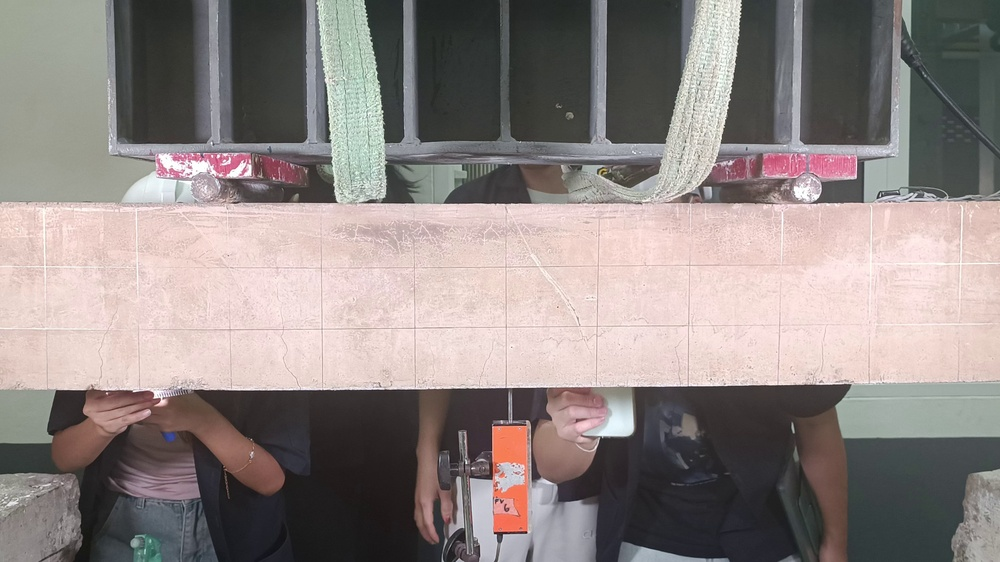
#> input picture code/images/frame_0013.jpg, 1000 x 562 px, shrunk from 3840 x 2160 before the run
$ python 11_image_processing_with_filter.py
#> lines starting #> are read from the running program, lines starting #| are printed output that depends on the picture
#Example of applying a filter to an image
from skimage.filters import sobel
from skimage.color import rgb2gray
from skimage import io
from skimage import color
from matplotlib import pyplot as plt


# Define the show_image function
def show_image(image, title):
    plt.figure(figsize=(8, 6))
    plt.imshow(image, cmap='gray')
    plt.title(title)
    plt.axis('off')
    plt.show()

# Load the image
crack_image = io.imread('../images/frame_0013.jpg')
#> crack_image is the input picture: shape (562, 1000, 3); mean R, G, B 143.1, 133.8, 131.4

grayscale = rgb2gray(crack_image)
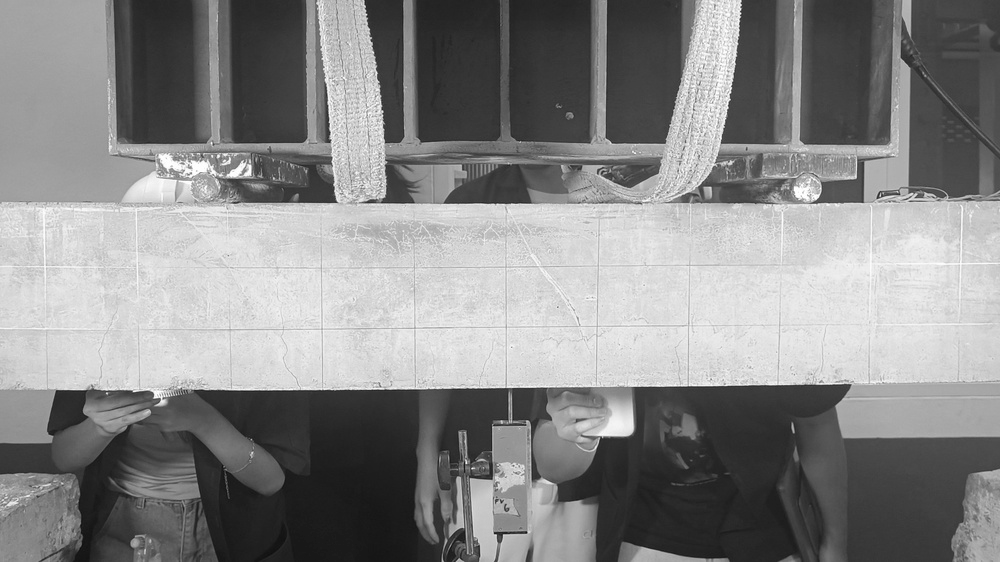
#> grayscale: shape (562, 1000) float64; min 0.0546, max 1, mean 0.532

# Apply the Sobel filter to the grayscale image
edge_sobel = sobel(grayscale)
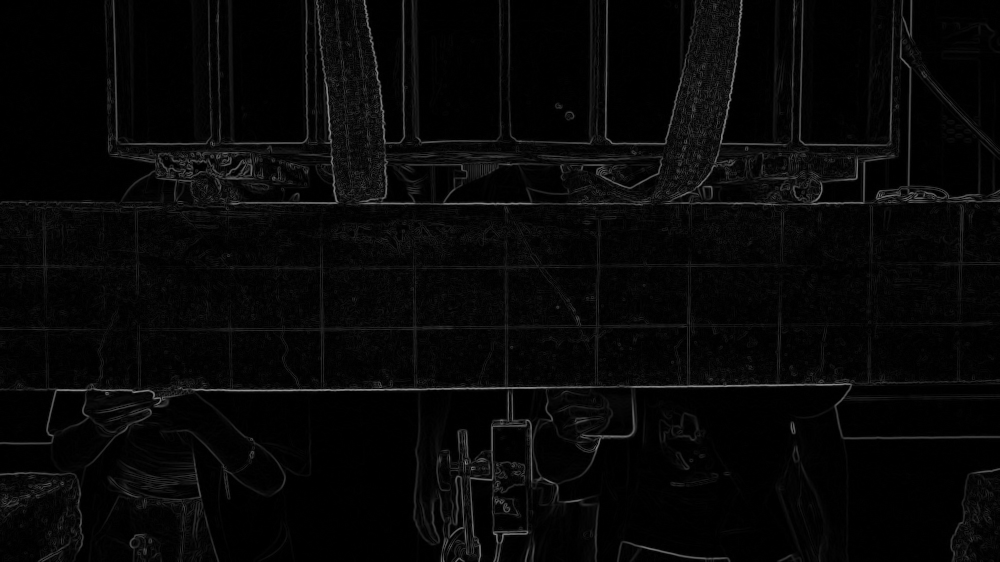
#> edge_sobel: shape (562, 1000) float64; min 0, max 0.587, mean 0.0295

#Display results
show_image(crack_image, "Original Image")
show_image(edge_sobel, "Sobel Edge Detection")

$ run again, with code/images/frame_0000.jpg copied over code/images/frame_0013.jpg
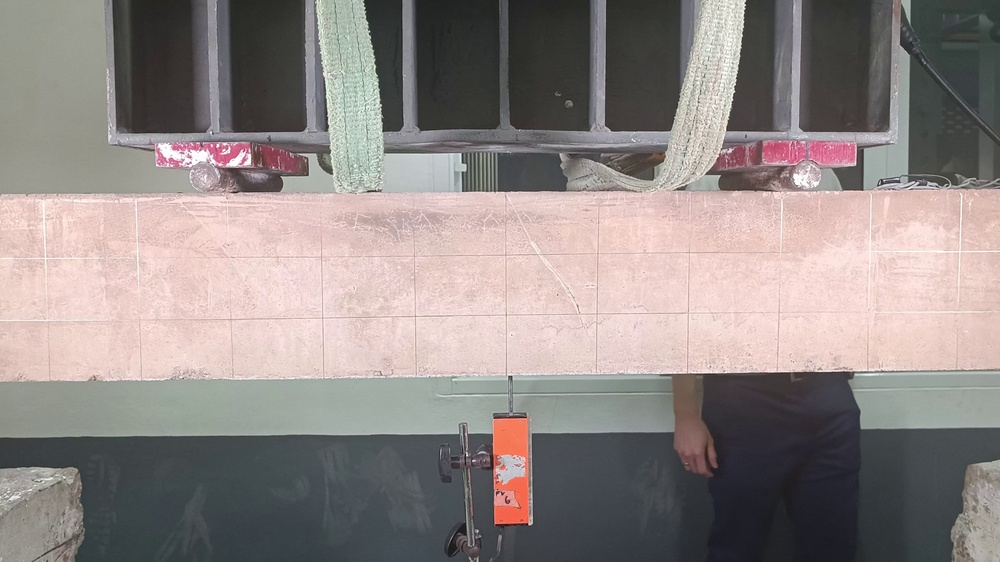
#> input picture code/images/frame_0000.jpg, 1000 x 562 px, shrunk from 3840 x 2160 before the run
#> crack_image is the input picture: shape (562, 1000, 3); mean R, G, B 144.6, 135.8, 133.5
#> `grayscale = rgb2gray(crack_image)`:
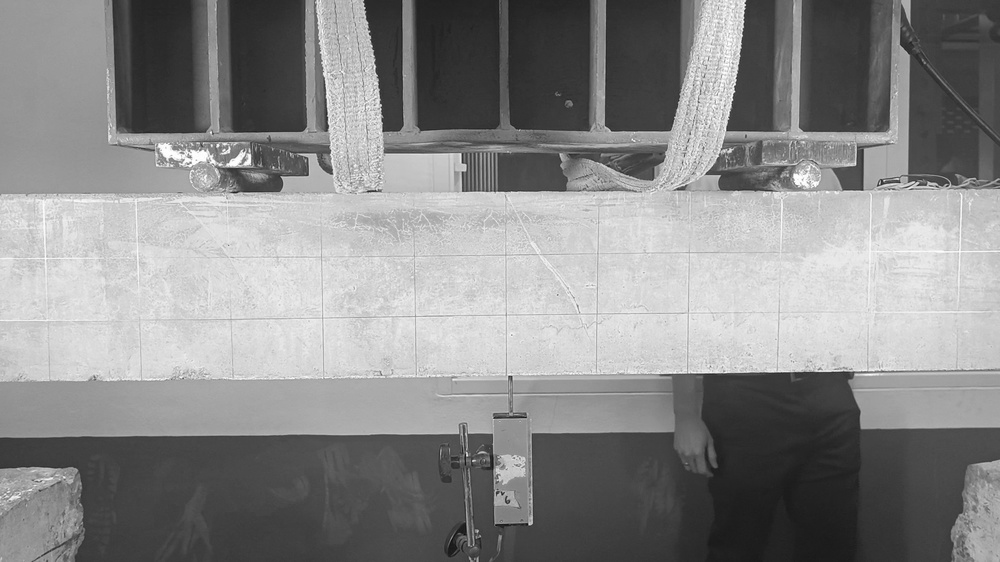
#> grayscale: shape (562, 1000) float64; min 0.0462, max 1, mean 0.539
#> `edge_sobel = sobel(grayscale)`:
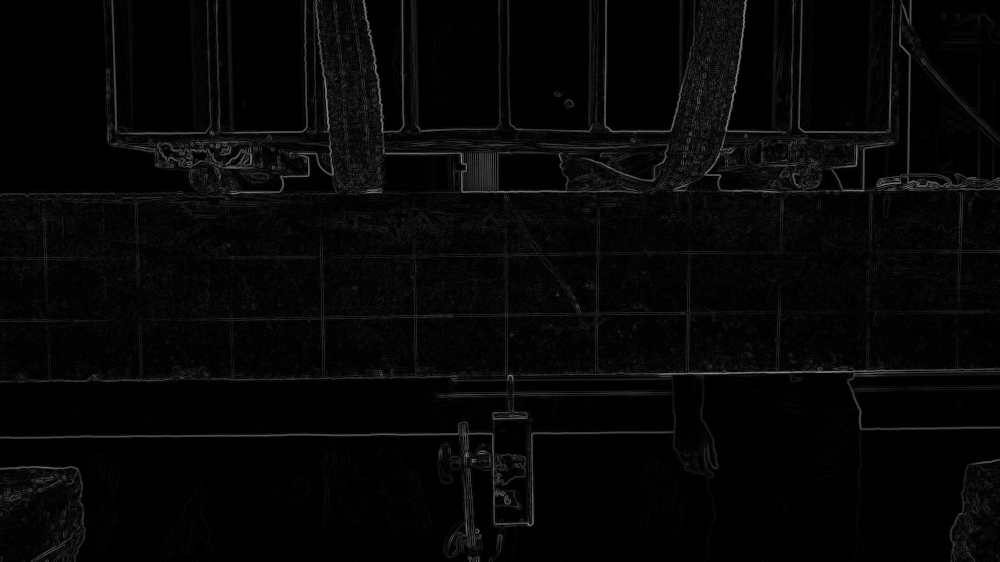
#> edge_sobel: shape (562, 1000) float64; min 0, max 0.559, mean 0.0265

$ run again, with code/images/frame_0015.jpg copied over code/images/frame_0013.jpg
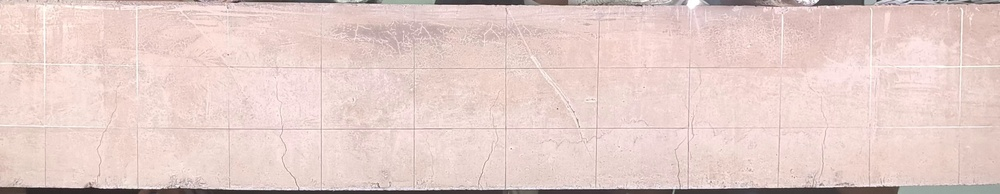
#> input picture code/images/frame_0015.jpg, 1000 x 194 px, shrunk from 3840 x 745 before the run
#> crack_image is the input picture: shape (194, 1000, 3); mean R, G, B 229.6, 206.3, 201.5
#> `grayscale = rgb2gray(crack_image)`:
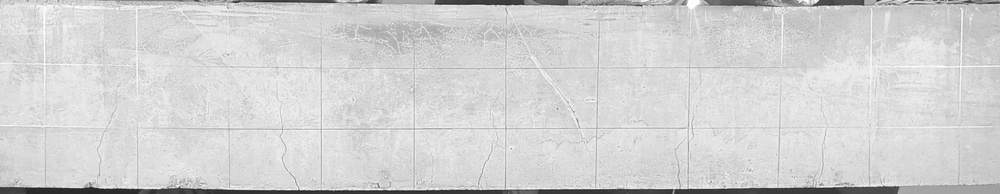
#> grayscale: shape (194, 1000) float64; min 0.107, max 1, mean 0.827
#> `edge_sobel = sobel(grayscale)`:
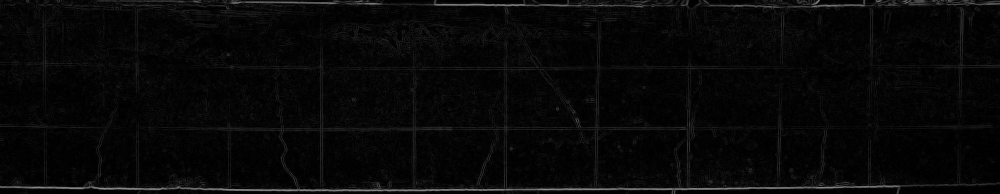
#> edge_sobel: shape (194, 1000) float64; min 0, max 0.58, mean 0.0318

$ run again, with code/images/1080.jpg copied over code/images/frame_0013.jpg
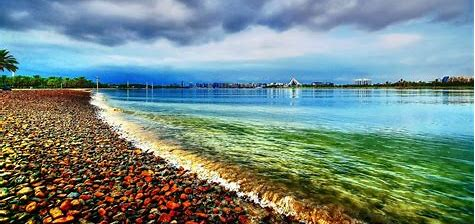
#> input picture code/images/1080.jpg, 475 x 224 px
#> crack_image is the input picture: shape (224, 475, 3); mean R, G, B 115.5, 138.6, 133.2
#> `grayscale = rgb2gray(crack_image)`:
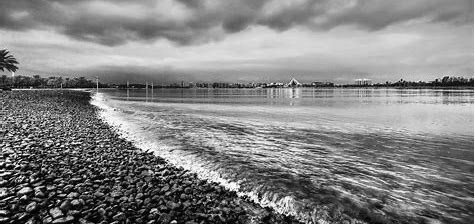
#> grayscale: shape (224, 475) float64; min 0, max 1, mean 0.523
#> `edge_sobel = sobel(grayscale)`:
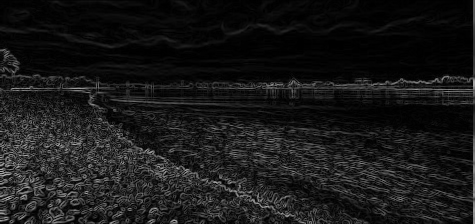
#> edge_sobel: shape (224, 475) float64; min 0, max 0.703, mean 0.096
